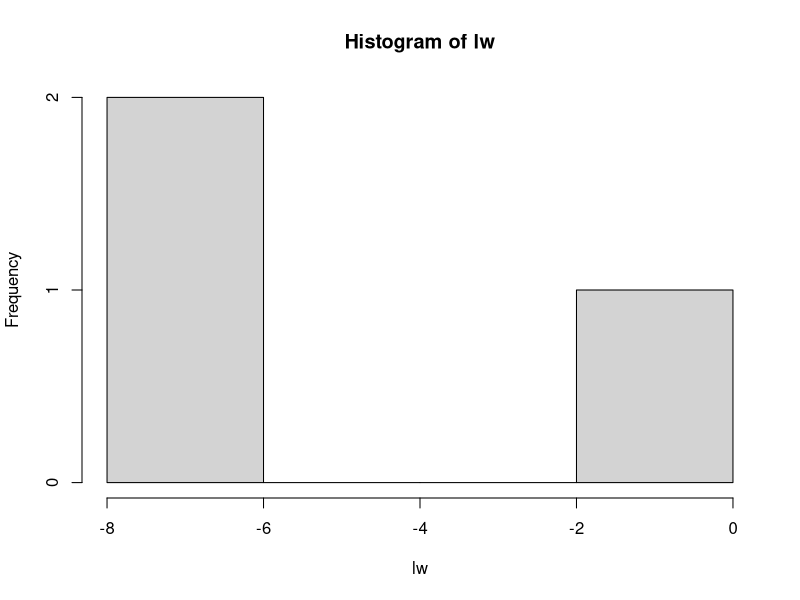
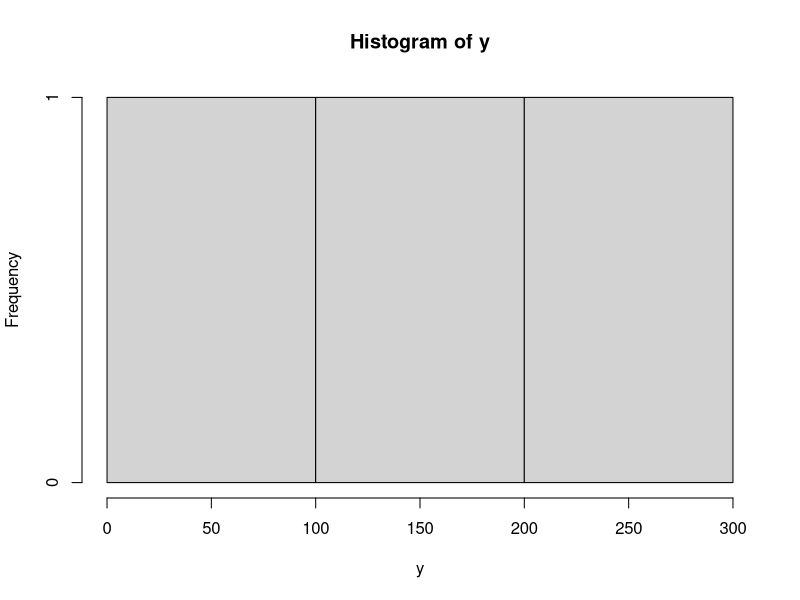

R code for these plots, in order:
n <- 3
Cmat <- matrix(runif(n * n), n, n)
Ci <- rowSums(Cmat)
R <- Ci * (1 + runif(n))
lam <- rep(1, n)
#lam <- c(1, 1.2, 1)
basal <- exp(rnorm(n, 1, 1.5))
#basal <- c(1.277015, 5.748106, 2.156822)
U <- 1 + exp(rnorm(n, 1, 1))
Ry <- R / U
#---
h <- as.vector(diag(lam) %*% diag(1 / R) %*% Ci)
A <- diag(h) %*% diag(1 / Ci) %*% Cmat
I <- diag(rep(1, n))
lBetaA <- diag(A %*% t(log(A)))
v <- (I - diag(h)) %*% log(R) - log(basal) + diag(h) %*% lam - lBetaA
lw <- solve(A - I) %*% v
w <- as.vector(exp(lw))
#w
# lw
# h
# basal
hist(lw)
sum(h > 1)
# hist(h)
# hist(log(basal))
# hist(lBetaA)
y <- Ry / w
Q <- y * U
hist(y)
X <- Cmat %*% diag(1 / w)
Xused <- colSums(X)
Q - Xused
